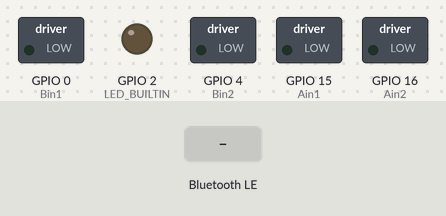
A sketch run on a simulated ESP32. Shown: switched loads named in the sketch (green lamp = pin HIGH), output pins drawn as LEDs (lit = HIGH). The inputs (shaded band) are chosen by the test bench. Nothing arrives over Bluetooth unless stated; a phone connects over Bluetooth LE 3 s after start; what the sketch prints to the serial monitor is not drawn.

Above: at 2.2 s.
2.3 s: Bluetooth LE write "A" received
At 3.5 s:
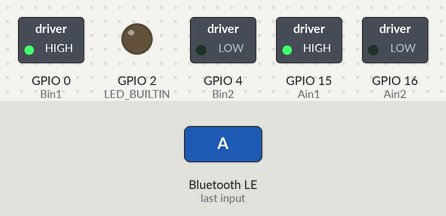
3.8 s: Bluetooth LE write "C" received
At 5.0 s:
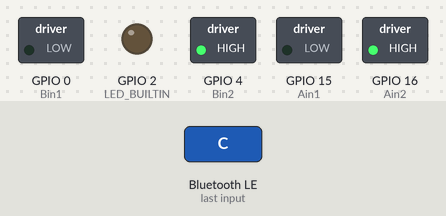
5.3 s: Bluetooth LE write "S" received
At 6.2 s:
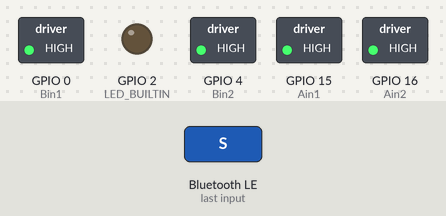
6.8 s: Bluetooth LE write "D" received
At 7.3 s:
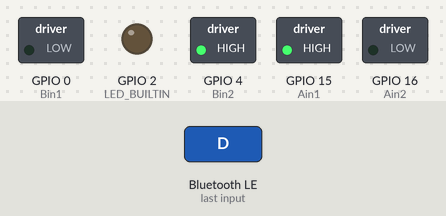
8.3 s: Bluetooth LE write "B" received
At 9.5 s:
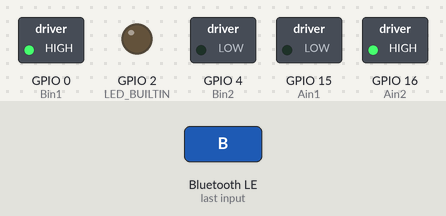
9.8 s: Bluetooth LE write "G" received
At 10.8 s:
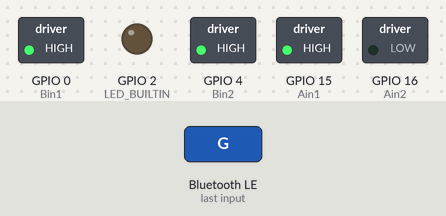
Timing chart, 0 to 12.3 s (numbered marks = the images above; inputs shaded):
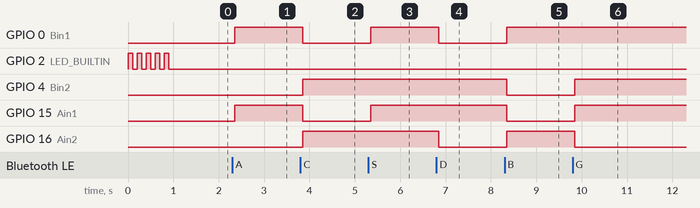

The sketch:

esp32_ble_iphone.ino
```cpp
/*
    Video: https://www.youtube.com/watch?v=oCMOYS71NIU
    Based on Neil Kolban example for IDF: https://github.com/nkolban/esp32-snippets/blob/master/cpp_utils/tests/BLE%20Tests/SampleNotify.cpp
    Ported to Arduino ESP32 by Evandro Copercini

   Create a BLE server that, once we receive a connection, will send periodic notifications.
   The service advertises itself as: 6E400001-B5A3-F393-E0A9-E50E24DCCA9E
   Has a characteristic of: 6E400002-B5A3-F393-E0A9-E50E24DCCA9E - used for receiving data with "WRITE"
   Has a characteristic of: 6E400003-B5A3-F393-E0A9-E50E24DCCA9E - used to send data with  "NOTIFY"

   The design of creating the BLE server is:
   1. Create a BLE Server
   2. Create a BLE Service
   3. Create a BLE Characteristic on the Service
   4. Create a BLE Descriptor on the characteristic
   5. Start the service.
   6. Start advertising.

   In this example rxValue is the data received (only accessible inside that function).
   And txValue is the data to be sent, in this example just a byte incremented every second.
*/
#include <BLEDevice.h>
#include <BLEServer.h>
#include <BLEUtils.h>
#include <BLE2902.h>

#define LED_BUILTIN 2
#define Ain1 15
#define Ain2 16
#define Bin1 0
#define Bin2 4

int velocity = 255;
void motor(int left, int right);

BLEServer *pServer = NULL;
BLECharacteristic * pTxCharacteristic;
bool deviceConnected = false;
bool oldDeviceConnected = false;
uint8_t txValue = 0;

// See the following for generating UUIDs:
// https://www.uuidgenerator.net/
//                              6E400001 B5A3 F393 E0A9 E50E24DCCA9E
#define SERVICE_UUID           "6E400001-B5A3-F393-E0A9-E50E24DCCA9E" // UART service UUID
#define CHARACTERISTIC_UUID_RX "6E400002-B5A3-F393-E0A9-E50E24DCCA9E"
#define CHARACTERISTIC_UUID_TX "6E400003-B5A3-F393-E0A9-E50E24DCCA9E"


class MyServerCallbacks: public BLEServerCallbacks {
    void onConnect(BLEServer* pServer) {
      deviceConnected = true;
    };

    void onDisconnect(BLEServer* pServer) {
      deviceConnected = false;
    }
};

class MyCallbacks: public BLECharacteristicCallbacks {
    void onWrite(BLECharacteristic *pCharacteristic) {
      std::string rxValue = pCharacteristic->getValue();

      for (int i = 0; i < rxValue.length(); i++) {
        if (rxValue[i] == 0) rxValue[i] = 'S';
        Serial.print(rxValue[i]);
        switch (rxValue[i]) {
//          case '0': velocity = 0; break;
//          case '1': velocity = 50; break;
//          case '2': velocity = 75; break;
//          case '3': velocity = 100; break;
//          case '4': velocity = 125; break;
//          case '5': velocity = 133; break;
//          case '6': velocity = 140; break;
//          case '7': velocity = 175; break;
//          case '8': velocity = 200; break;
//          case '9': velocity = 225; break;
//          case 'q': velocity = 255; break;
          case 'V': /* tone on */ break;
          case 'v': /* tone off */ break;
          case 'A': motor(velocity, velocity); break; // forward
          case 'C': motor(-velocity, -velocity); break; // backward
          case 'S': motor(0, 0); break; // stop
          case 'D': motor(velocity, -velocity); break; // left
          case 'B': motor(-velocity, velocity); break; // right
          // more keys for LR RL etc...
          case 'G': motor(velocity, 0); break; // forward left
          case 'I': motor(0, velocity); break; // forward right
          case 'H': motor(-velocity, 0); break; // back left
          case 'J': motor(0, -velocity); break; // back right
        }
      }
    }
};


void setup() {
  Serial.begin(115200);

  // Create the BLE Device
  BLEDevice::init("MYNAME");

  // Create the BLE Server
  pServer = BLEDevice::createServer();
  pServer->setCallbacks(new MyServerCallbacks());

  // Create the BLE Service
  BLEService *pService = pServer->createService(SERVICE_UUID);

  // Create a BLE Characteristic
  pTxCharacteristic = pService->createCharacteristic(
                        CHARACTERISTIC_UUID_TX,
                        BLECharacteristic::PROPERTY_NOTIFY
                      );

  pTxCharacteristic->addDescriptor(new BLE2902());

  BLECharacteristic * pRxCharacteristic = pService->createCharacteristic(
      CHARACTERISTIC_UUID_RX,
      BLECharacteristic::PROPERTY_WRITE
                                          );

  pRxCharacteristic->setCallbacks(new MyCallbacks());

  // Start the service
  pService->start();

  // Start advertising
  pServer->getAdvertising()->start();
  Serial.println("Waiting a client connection to notify...");

  int freq = 150000;
  int resolution = 8;
  ledcSetup(0, freq, resolution);
  ledcAttachPin(Ain1, 0);
  ledcSetup(1, freq, resolution);
  ledcAttachPin(Ain2, 1);
  ledcSetup(2, freq, resolution);
  ledcAttachPin(Bin1, 2);
  ledcSetup(3, freq, resolution);
  ledcAttachPin(Bin2, 3);

  pinMode(LED_BUILTIN, OUTPUT);

  for (int i = 0; i < 5; i++) {
    digitalWrite(LED_BUILTIN, HIGH);
    delay(100);
    digitalWrite(LED_BUILTIN, LOW);
    delay(100);
  }
}

void loop() {

  if (deviceConnected) {
    pTxCharacteristic->setValue(&txValue, 1);
    pTxCharacteristic->notify();
    txValue++;
    delay(10); // bluetooth stack will go into congestion, if too many packets are sent
  }

  // disconnecting
  if (!deviceConnected && oldDeviceConnected) {
    delay(500); // give the bluetooth stack the chance to get things ready
    pServer->startAdvertising(); // restart advertising
    Serial.println("start advertising");
    oldDeviceConnected = deviceConnected;
  }
  // connecting
  if (deviceConnected && !oldDeviceConnected) {
    // do stuff here on connecting
    oldDeviceConnected = deviceConnected;
  }
}

void motor(int left, int right)
{
  if (left == 0) {
    ledcWrite(1, 255);
    ledcWrite(0, 255);
  } else if (left < 0) {
    ledcWrite(1, -left);
    ledcWrite(0, 0);
  } else {
    ledcWrite(1, 0);
    ledcWrite(0, left);
  }

  if (right == 0) {
    ledcWrite(2, 255);
    ledcWrite(3, 255);
  } else if (right < 0) {
    ledcWrite(2, 0);
    ledcWrite(3, -right);
  } else {
    ledcWrite(2, right);
    ledcWrite(3, 0);
  }
  //  if (left < 0) {
  //    ledcWrite(1, 255);
  //    ledcWrite(0, 255-(-left));
  //  } else {
  //    ledcWrite(0, 255);
  //    ledcWrite(1, 255-left);
  //  }
  //
  //  if (right < 0) {
  //    ledcWrite(3, 255);
  //    ledcWrite(2 , 255-(-right));
  //  } else {
  //    ledcWrite(2, 255);
  //    ledcWrite(3, 255-right);
  //  }
}
```

Measured:
- after the input at 2.3 s, GPIO 0 (Bin1), GPIO 15 (Ain1): LOW → HIGH after 0.05 s
- after the input at 3.8 s, GPIO 0 (Bin1), GPIO 15 (Ain1): HIGH → LOW after 0.05 s; GPIO 4 (Bin2), GPIO 16 (Ain2): LOW → HIGH after 0.05 s
- after the input at 5.3 s, GPIO 0 (Bin1), GPIO 15 (Ain1): LOW → HIGH after 0.05 s
- after the input at 6.8 s, GPIO 0 (Bin1), GPIO 16 (Ain2): HIGH → LOW after 0.05 s
- after the input at 8.3 s, GPIO 0 (Bin1), GPIO 16 (Ain2): LOW → HIGH after 0.05 s; GPIO 4 (Bin2), GPIO 15 (Ain1): HIGH → LOW after 0.05 s
- after the input at 9.8 s, GPIO 4 (Bin2), GPIO 15 (Ain1): LOW → HIGH after 0.05 s; GPIO 16 (Ain2): HIGH → LOW after 0.05 s
